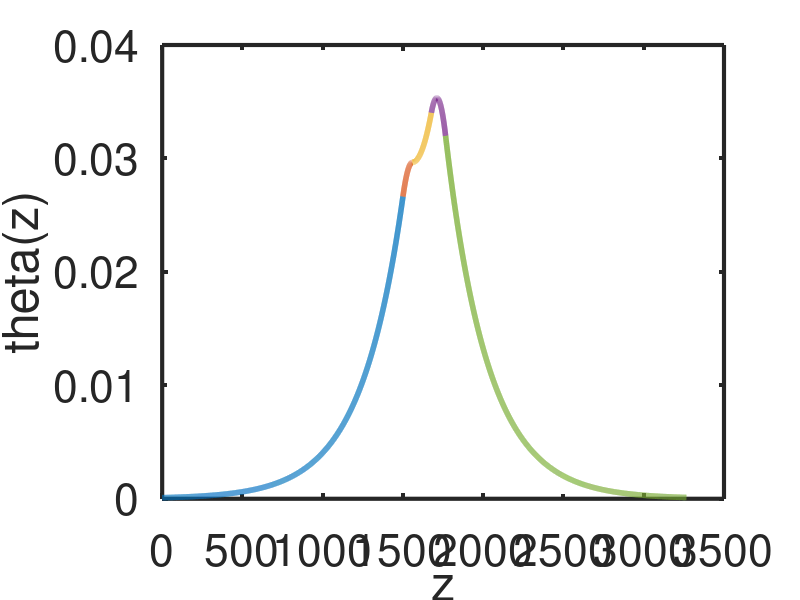

Recreate this plot in MATLAB. (Note: this script raises an error after producing the figure.)
%%
clc
close all
clear 

nm = 10^(-9);
a = 295*nm;
B0 = (2*pi/a)*nm;
%d = 118*nm;
lambda0 = 960*nm;
k0 = 2*pi/lambda0;
ff = 0.16; %filling factor
eps0 = 1; %air
eps_GaAs = 12.7449; 

eps1 = 11.0224; %p-clad AlGaAs
eps2 = 12.7449; %GaAs
eps3 = ff*eps0+(1-ff)*eps_GaAs; %PC
eps4 = 12.8603; %active
eps5 = 11.0224; %n-clad AlGaAs

d1 = 1500*nm; %p-clad AlGaAs
d2 = d1+59*nm; %GaAs
d3 = d2 + 118*nm; %PC
d4 = d3 + 88.5*nm; %active
d5 = d4 + 1500*nm; %n-clad AlGaAs

%%
% Solving theta
% options = optimoptions(@fsolve,'Algorithm','levenberg-marquardt','plotfcn','optimplotfval','FunctionTolerance',1e-15);
% t11 = @(B) (exp(d1*sqrt(((B(1)+1i*B(2))/nm)^2-k0^2*eps1))*((exp(sqrt(((B(1)+1i*B(2))/nm)^2-k0^2*eps2)*(d1 - d2))*((exp(sqrt(((B(1)+1i*B(2))/nm)^2-k0^2*eps3)*(d2 - d3))*exp(sqrt(((B(1)+1i*B(2))/nm)^2-k0^2*eps4)*(d3 - d4))*(sqrt(((B(1)+1i*B(2))/nm)^2-k0^2*eps3)/sqrt(((B(1)+1i*B(2))/nm)^2-k0^2*eps4) + 1)*(sqrt(((B(1)+1i*B(2))/nm)^2-k0^2*eps4)/sqrt(((B(1)+1i*B(2))/nm)^2-k0^2*eps5) - 1))/4 + (exp(sqrt(((B(1)+1i*B(2))/nm)^2-k0^2*eps3)*(d2 - d3))*exp(-sqrt(((B(1)+1i*B(2))/nm)^2-k0^2*eps4)*(d3 - d4))*(sqrt(((B(1)+1i*B(2))/nm)^2-k0^2*eps3)/sqrt(((B(1)+1i*B(2))/nm)^2-k0^2*eps4) - 1)*(sqrt(((B(1)+1i*B(2))/nm)^2-k0^2*eps4)/sqrt(((B(1)+1i*B(2))/nm)^2-k0^2*eps5) + 1))/4)*(sqrt(((B(1)+1i*B(2))/nm)^2-k0^2*eps2)/sqrt(((B(1)+1i*B(2))/nm)^2-k0^2*eps3) + 1))/2 + (exp(sqrt(((B(1)+1i*B(2))/nm)^2-k0^2*eps2)*(d1 - d2))*((exp(-sqrt(((B(1)+1i*B(2))/nm)^2-k0^2*eps3)*(d2 - d3))*exp(sqrt(((B(1)+1i*B(2))/nm)^2-k0^2*eps4)*(d3 - d4))*(sqrt(((B(1)+1i*B(2))/nm)^2-k0^2*eps3)/sqrt(((B(1)+1i*B(2))/nm)^2-k0^2*eps4) - 1)*(sqrt(((B(1)+1i*B(2))/nm)^2-k0^2*eps4)/sqrt(((B(1)+1i*B(2))/nm)^2-k0^2*eps5) - 1))/4 + (exp(-sqrt(((B(1)+1i*B(2))/nm)^2-k0^2*eps3)*(d2 - d3))*exp(-sqrt(((B(1)+1i*B(2))/nm)^2-k0^2*eps4)*(d3 - d4))*(sqrt(((B(1)+1i*B(2))/nm)^2-k0^2*eps3)/sqrt(((B(1)+1i*B(2))/nm)^2-k0^2*eps4) + 1)*(sqrt(((B(1)+1i*B(2))/nm)^2-k0^2*eps4)/sqrt(((B(1)+1i*B(2))/nm)^2-k0^2*eps5) + 1))/4)*(sqrt(((B(1)+1i*B(2))/nm)^2-k0^2*eps2)/sqrt(((B(1)+1i*B(2))/nm)^2-k0^2*eps3) - 1))/2)*(sqrt(((B(1)+1i*B(2))/nm)^2-k0^2*eps1)/sqrt(((B(1)+1i*B(2))/nm)^2-k0^2*eps2) - 1))/2 + (exp(d1*sqrt(((B(1)+1i*B(2))/nm)^2-k0^2*eps1))*((exp(-sqrt(((B(1)+1i*B(2))/nm)^2-k0^2*eps2)*(d1 - d2))*((exp(sqrt(((B(1)+1i*B(2))/nm)^2-k0^2*eps3)*(d2 - d3))*exp(sqrt(((B(1)+1i*B(2))/nm)^2-k0^2*eps4)*(d3 - d4))*(sqrt(((B(1)+1i*B(2))/nm)^2-k0^2*eps3)/sqrt(((B(1)+1i*B(2))/nm)^2-k0^2*eps4) + 1)*(sqrt(((B(1)+1i*B(2))/nm)^2-k0^2*eps4)/sqrt(((B(1)+1i*B(2))/nm)^2-k0^2*eps5) - 1))/4 + (exp(sqrt(((B(1)+1i*B(2))/nm)^2-k0^2*eps3)*(d2 - d3))*exp(-sqrt(((B(1)+1i*B(2))/nm)^2-k0^2*eps4)*(d3 - d4))*(sqrt(((B(1)+1i*B(2))/nm)^2-k0^2*eps3)/sqrt(((B(1)+1i*B(2))/nm)^2-k0^2*eps4) - 1)*(sqrt(((B(1)+1i*B(2))/nm)^2-k0^2*eps4)/sqrt(((B(1)+1i*B(2))/nm)^2-k0^2*eps5) + 1))/4)*(sqrt(((B(1)+1i*B(2))/nm)^2-k0^2*eps2)/sqrt(((B(1)+1i*B(2))/nm)^2-k0^2*eps3) - 1))/2 + (exp(-sqrt(((B(1)+1i*B(2))/nm)^2-k0^2*eps2)*(d1 - d2))*((exp(-sqrt(((B(1)+1i*B(2))/nm)^2-k0^2*eps3)*(d2 - d3))*exp(sqrt(((B(1)+1i*B(2))/nm)^2-k0^2*eps4)*(d3 - d4))*(sqrt(((B(1)+1i*B(2))/nm)^2-k0^2*eps3)/sqrt(((B(1)+1i*B(2))/nm)^2-k0^2*eps4) - 1)*(sqrt(((B(1)+1i*B(2))/nm)^2-k0^2*eps4)/sqrt(((B(1)+1i*B(2))/nm)^2-k0^2*eps5) - 1))/4 + (exp(-sqrt(((B(1)+1i*B(2))/nm)^2-k0^2*eps3)*(d2 - d3))*exp(-sqrt(((B(1)+1i*B(2))/nm)^2-k0^2*eps4)*(d3 - d4))*(sqrt(((B(1)+1i*B(2))/nm)^2-k0^2*eps3)/sqrt(((B(1)+1i*B(2))/nm)^2-k0^2*eps4) + 1)*(sqrt(((B(1)+1i*B(2))/nm)^2-k0^2*eps4)/sqrt(((B(1)+1i*B(2))/nm)^2-k0^2*eps5) + 1))/4)*(sqrt(((B(1)+1i*B(2))/nm)^2-k0^2*eps2)/sqrt(((B(1)+1i*B(2))/nm)^2-k0^2*eps3) + 1))/2)*(sqrt(((B(1)+1i*B(2))/nm)^2-k0^2*eps1)/sqrt(((B(1)+1i*B(2))/nm)^2-k0^2*eps2) + 1))/2;
% 
% B_solved = fsolve(t11,[1.2*B0,0],options);
% 
%B = (B_solved(1) + 1i*B_solved(2))/nm;
B = 0.0220535527629603/nm; %B for ff = 0.16
%B = 0.0222299999/nm; %B for ff = 0.10
%B = 0.02195768/nm; %B for ff = 0.2
B0 = (2*pi)/a;

gamma1 = sqrt(B^2-k0^2*eps1);
gamma2 = sqrt(B^2-k0^2*eps2);
gamma3 = sqrt(B^2-k0^2*eps3);
gamma4 = sqrt(B^2-k0^2*eps4);
gamma5 = sqrt(B^2-k0^2*eps5);

A1 = 1; 
B1 = 0;
A2 = (A1*exp(d1*gamma1)*(gamma1/gamma2 + 1))/2 - (B1*exp(-d1*gamma1)*(gamma1/gamma2 - 1))/2;
B2 = (B1*exp(-d1*gamma1)*(gamma1/gamma2 + 1))/2 - (A1*exp(d1*gamma1)*(gamma1/gamma2 - 1))/2;
A3 = (exp(gamma2*(d1 - d2))*((A1*exp(d1*gamma1)*(gamma1/gamma2 - 1))/2 - (B1*exp(-d1*gamma1)*(gamma1/gamma2 + 1))/2)*(gamma2/gamma3 - 1))/2 + (exp(-gamma2*(d1 - d2))*((A1*exp(d1*gamma1)*(gamma1/gamma2 + 1))/2 - (B1*exp(-d1*gamma1)*(gamma1/gamma2 - 1))/2)*(gamma2/gamma3 + 1))/2;
B3 = - (exp(gamma2*(d1 - d2))*((A1*exp(d1*gamma1)*(gamma1/gamma2 - 1))/2 - (B1*exp(-d1*gamma1)*(gamma1/gamma2 + 1))/2)*(gamma2/gamma3 + 1))/2 - (exp(-gamma2*(d1 - d2))*((A1*exp(d1*gamma1)*(gamma1/gamma2 + 1))/2 - (B1*exp(-d1*gamma1)*(gamma1/gamma2 - 1))/2)*(gamma2/gamma3 - 1))/2;
A4 = (exp(gamma3*(d2 - d3))*((exp(gamma2*(d1 - d2))*((A1*exp(d1*gamma1)*(gamma1/gamma2 - 1))/2 - (B1*exp(-d1*gamma1)*(gamma1/gamma2 + 1))/2)*(gamma2/gamma3 + 1))/2 + (exp(-gamma2*(d1 - d2))*((A1*exp(d1*gamma1)*(gamma1/gamma2 + 1))/2 - (B1*exp(-d1*gamma1)*(gamma1/gamma2 - 1))/2)*(gamma2/gamma3 - 1))/2)*(gamma3/gamma4 - 1))/2 + (exp(-gamma3*(d2 - d3))*((exp(gamma2*(d1 - d2))*((A1*exp(d1*gamma1)*(gamma1/gamma2 - 1))/2 - (B1*exp(-d1*gamma1)*(gamma1/gamma2 + 1))/2)*(gamma2/gamma3 - 1))/2 + (exp(-gamma2*(d1 - d2))*((A1*exp(d1*gamma1)*(gamma1/gamma2 + 1))/2 - (B1*exp(-d1*gamma1)*(gamma1/gamma2 - 1))/2)*(gamma2/gamma3 + 1))/2)*(gamma3/gamma4 + 1))/2;
B4 = - (exp(gamma3*(d2 - d3))*((exp(gamma2*(d1 - d2))*((A1*exp(d1*gamma1)*(gamma1/gamma2 - 1))/2 - (B1*exp(-d1*gamma1)*(gamma1/gamma2 + 1))/2)*(gamma2/gamma3 + 1))/2 + (exp(-gamma2*(d1 - d2))*((A1*exp(d1*gamma1)*(gamma1/gamma2 + 1))/2 - (B1*exp(-d1*gamma1)*(gamma1/gamma2 - 1))/2)*(gamma2/gamma3 - 1))/2)*(gamma3/gamma4 + 1))/2 - (exp(-gamma3*(d2 - d3))*((exp(gamma2*(d1 - d2))*((A1*exp(d1*gamma1)*(gamma1/gamma2 - 1))/2 - (B1*exp(-d1*gamma1)*(gamma1/gamma2 + 1))/2)*(gamma2/gamma3 - 1))/2 + (exp(-gamma2*(d1 - d2))*((A1*exp(d1*gamma1)*(gamma1/gamma2 + 1))/2 - (B1*exp(-d1*gamma1)*(gamma1/gamma2 - 1))/2)*(gamma2/gamma3 + 1))/2)*(gamma3/gamma4 - 1))/2;
%A5 = (exp(gamma4*(d3 - d4))*((exp(gamma3*(d2 - d3))*((exp(gamma2*(d1 - d2))*((A1*exp(d1*gamma1)*(gamma1/gamma2 - 1))/2 - (B1*exp(-d1*gamma1)*(gamma1/gamma2 + 1))/2)*(gamma2/gamma3 + 1))/2 + (exp(-gamma2*(d1 - d2))*((A1*exp(d1*gamma1)*(gamma1/gamma2 + 1))/2 - (B1*exp(-d1*gamma1)*(gamma1/gamma2 - 1))/2)*(gamma2/gamma3 - 1))/2)*(gamma3/gamma4 + 1))/2 + (exp(-gamma3*(d2 - d3))*((exp(gamma2*(d1 - d2))*((A1*exp(d1*gamma1)*(gamma1/gamma2 - 1))/2 - (B1*exp(-d1*gamma1)*(gamma1/gamma2 + 1))/2)*(gamma2/gamma3 - 1))/2 + (exp(-gamma2*(d1 - d2))*((A1*exp(d1*gamma1)*(gamma1/gamma2 + 1))/2 - (B1*exp(-d1*gamma1)*(gamma1/gamma2 - 1))/2)*(gamma2/gamma3 + 1))/2)*(gamma3/gamma4 - 1))/2)*(gamma4/gamma5 - 1))/2 + (exp(-gamma4*(d3 - d4))*((exp(gamma3*(d2 - d3))*((exp(gamma2*(d1 - d2))*((A1*exp(d1*gamma1)*(gamma1/gamma2 - 1))/2 - (B1*exp(-d1*gamma1)*(gamma1/gamma2 + 1))/2)*(gamma2/gamma3 + 1))/2 + (exp(-gamma2*(d1 - d2))*((A1*exp(d1*gamma1)*(gamma1/gamma2 + 1))/2 - (B1*exp(-d1*gamma1)*(gamma1/gamma2 - 1))/2)*(gamma2/gamma3 - 1))/2)*(gamma3/gamma4 - 1))/2 + (exp(-gamma3*(d2 - d3))*((exp(gamma2*(d1 - d2))*((A1*exp(d1*gamma1)*(gamma1/gamma2 - 1))/2 - (B1*exp(-d1*gamma1)*(gamma1/gamma2 + 1))/2)*(gamma2/gamma3 - 1))/2 + (exp(-gamma2*(d1 - d2))*((A1*exp(d1*gamma1)*(gamma1/gamma2 + 1))/2 - (B1*exp(-d1*gamma1)*(gamma1/gamma2 - 1))/2)*(gamma2/gamma3 + 1))/2)*(gamma3/gamma4 + 1))/2)*(gamma4/gamma5 + 1))/2;
B5 = - (exp(gamma4*(d3 - d4))*((exp(gamma3*(d2 - d3))*((exp(gamma2*(d1 - d2))*((A1*exp(d1*gamma1)*(gamma1/gamma2 - 1))/2 - (B1*exp(-d1*gamma1)*(gamma1/gamma2 + 1))/2)*(gamma2/gamma3 + 1))/2 + (exp(-gamma2*(d1 - d2))*((A1*exp(d1*gamma1)*(gamma1/gamma2 + 1))/2 - (B1*exp(-d1*gamma1)*(gamma1/gamma2 - 1))/2)*(gamma2/gamma3 - 1))/2)*(gamma3/gamma4 + 1))/2 + (exp(-gamma3*(d2 - d3))*((exp(gamma2*(d1 - d2))*((A1*exp(d1*gamma1)*(gamma1/gamma2 - 1))/2 - (B1*exp(-d1*gamma1)*(gamma1/gamma2 + 1))/2)*(gamma2/gamma3 - 1))/2 + (exp(-gamma2*(d1 - d2))*((A1*exp(d1*gamma1)*(gamma1/gamma2 + 1))/2 - (B1*exp(-d1*gamma1)*(gamma1/gamma2 - 1))/2)*(gamma2/gamma3 + 1))/2)*(gamma3/gamma4 - 1))/2)*(gamma4/gamma5 + 1))/2 - (exp(-gamma4*(d3 - d4))*((exp(gamma3*(d2 - d3))*((exp(gamma2*(d1 - d2))*((A1*exp(d1*gamma1)*(gamma1/gamma2 - 1))/2 - (B1*exp(-d1*gamma1)*(gamma1/gamma2 + 1))/2)*(gamma2/gamma3 + 1))/2 + (exp(-gamma2*(d1 - d2))*((A1*exp(d1*gamma1)*(gamma1/gamma2 + 1))/2 - (B1*exp(-d1*gamma1)*(gamma1/gamma2 - 1))/2)*(gamma2/gamma3 - 1))/2)*(gamma3/gamma4 - 1))/2 + (exp(-gamma3*(d2 - d3))*((exp(gamma2*(d1 - d2))*((A1*exp(d1*gamma1)*(gamma1/gamma2 - 1))/2 - (B1*exp(-d1*gamma1)*(gamma1/gamma2 + 1))/2)*(gamma2/gamma3 - 1))/2 + (exp(-gamma2*(d1 - d2))*((A1*exp(d1*gamma1)*(gamma1/gamma2 + 1))/2 - (B1*exp(-d1*gamma1)*(gamma1/gamma2 - 1))/2)*(gamma2/gamma3 + 1))/2)*(gamma3/gamma4 + 1))/2)*(gamma4/gamma5 - 1))/2;
A5 = 0;

z1 = 0:0.5*nm:d1;
z2 = d1:0.5*nm:d2;
z3 = d2:0.5*nm:d3;
z4 = d3:0.5*nm:d4;
z5 = d4:0.5*nm:d5;

for j=1:length(z1)
    theta1(j) = A1*exp(gamma1*(z1(j)))+B1*exp(-gamma1*(z1(j)));
    theta(j) = theta1(j);
end
j=j+1;
for k = 1:length(z2)
    theta2(k) = A2*exp(gamma2*(z2(k)-d1))+B2*exp(-gamma2*(z2(k)-d1));
    theta(j) = theta2(k);
    j=j+1;
end
% 
for p = 1:length(z3)
    theta3(p) = A3*exp(gamma3*(z3(p)-d2))+B3*exp(-gamma3*(z3(p)-d2));
    theta(j) = theta3(p);
    j=j+1;
end
for p = 1:length(z4)
    theta4(p) = A4*exp(gamma4*(z4(p)-d3))+B4*exp(-gamma4*(z4(p)-d3));
    theta(j) = theta4(p);
    j=j+1;
end
for p = 1:length(z5)
    theta5(p) = A5*exp(gamma5*(z5(p)-d4))+B5*exp(-gamma5*(z5(p)-d4));
    theta(j) = theta5(p);
    j=j+1;
end

sum_sq_theta = sum(abs(theta).^2);
theta_norm = theta./sqrt(sum_sq_theta);
theta1_norm = theta1./sqrt(sum_sq_theta);
theta2_norm = theta2./sqrt(sum_sq_theta);
theta3_norm = theta3./sqrt(sum_sq_theta);
theta4_norm = theta4./sqrt(sum_sq_theta);
theta5_norm = theta5./sqrt(sum_sq_theta);


figure(2)
plot(z1/nm,abs(theta1_norm),'LineWidth',4)
hold on
plot(z2/nm,abs(theta2_norm),'LineWidth',4)
hold on
plot(z3/nm,abs(theta3_norm),'LineWidth',4)
hold on
plot(z4/nm,abs(theta4_norm),'LineWidth',4)
hold on
plot(z5/nm,abs(theta5_norm),'LineWidth',4)
xlabel('z')
ylabel('theta(z)')
set(gca,'linewidth',3)
set(gca,'fontsize',32)

%%

r = sqrt((ff*a^2)/pi); %radius of the air hole
x = -a/2:0.5*nm:a/2; 
y = x;
[X, Y] = meshgrid(x,y);
G = ones(length(x));

G(X.^2 + Y.^2 > r^2) = sqrt(eps_GaAs); %refractive index distribution

%figure(3)
%imagesc(x,y,G)

fG = fft2(G.^2)/length(x)^2; %taking fourier transfrom

%figure(4)
%imagesc(abs(fftshift(fG)))
fG(1,1)   %zeta_00
% fG(1,3)   %zeta_02
% fG(3,1)   %zeta_20
% fG(1,2)   %zeta_01
% fG(2,1)   %zeta_10
% fG(2,3)   %zeta_12
% fG(3,2)   %zeta_21

%%
% 1D coupling coefficients
zeta_20 = fG(3,1);
zeta_02 = fG(1,3);
theta3_n_sum = 0.5*nm*sum(abs(theta3_norm).^2); %theta in the PC layer

k_20 = - (k0^2/(2*B0))*zeta_20*theta3_n_sum;
k_02 = - (k0^2/(2*B0))*zeta_02*theta3_n_sum;
C1D = [0 k_20 0 0; k_20 0 0 0; 0 0 0 k_02; 0 0 k_02 0]; 

%%
% radiative coupling coefficients
zeta_10 = fG(2,1);
zeta_01 = fG(1,2);

Bz = k0*sqrt(eps3); %eps of PC region
k=1;
for i=1:length(z3)
    for j = 1:length(z3)
        if i == j
            G_zz(k) = -1i/(2*Bz);
        else G_zz(k) = (-1i/(2*Bz))*exp(-1i*Bz*abs(z3(i)-z3(j)));
        end

        xi(k) = G_zz(k)*theta3_norm(j)*theta3_norm(i)';
        k=k+1;
    end
end

xi_10 = sum(xi)*0.5*nm*zeta_10*zeta_10*(-k0^4/(2*B0));
xi_01 = sum(xi)*0.5*nm*zeta_01*zeta_01*(-k0^4/(2*B0));

Crad = [xi_10 xi_10 0 0; xi_10 xi_10 0 0; 0 0 xi_01 xi_01; 0 0 xi_01 xi_01];

%%
% 2D coupling coefficients
X_y_p10_p10 = -(k0^2/(2*B0))*(zeta_C_jmnrs(1, 0, 1, 0, 1, 1, B0, k0, eps3, z3, theta3_norm, fG) + zeta_C_jmnrs(1, 0, 1, 0, 1, -1, B0, k0, eps3, z3, theta3_norm, fG) + zeta_C_jmnrs(1, 0, 1, 0, -1, 1, B0, k0, eps3, z3, theta3_norm, fG) + zeta_C_jmnrs(1, 0, 1, 0, -1, -1, B0, k0, eps3, z3, theta3_norm, fG) + zeta_C_jmnrs(1, 0, 1, 0, 2, 1, B0, k0, eps3, z3, theta3_norm, fG) + zeta_C_jmnrs(1, 0, 1, 0, 1, 2, B0, k0, eps3, z3, theta3_norm, fG) + zeta_C_jmnrs(1, 0, 1, 0, 2, -1, B0, k0, eps3, z3, theta3_norm, fG) + zeta_C_jmnrs(1, 0, 1, 0, 1, -2, B0, k0, eps3, z3, theta3_norm, fG) + zeta_C_jmnrs(1, 0, 1, 0, -1, 2, B0, k0, eps3, z3, theta3_norm, fG) + zeta_C_jmnrs(1, 0, 1, 0, -2, 1, B0, k0, eps3, z3, theta3_norm, fG) + zeta_C_jmnrs(1, 0, 1, 0, -1, -2, B0, k0, eps3, z3, theta3_norm, fG) + zeta_C_jmnrs(1, 0, 1, 0, -2, -1, B0, k0, eps3, z3, theta3_norm, fG));
X_y_p10_n10 = -(k0^2/(2*B0))*(zeta_C_jmnrs(1, 0, -1, 0, 1, 1, B0, k0, eps3, z3, theta3_norm, fG) + zeta_C_jmnrs(1, 0, -1, 0, 1, -1, B0, k0, eps3, z3, theta3_norm, fG) + zeta_C_jmnrs(1, 0, -1, 0, -1, 1, B0, k0, eps3, z3, theta3_norm, fG) + zeta_C_jmnrs(1, 0, -1, 0, -1, -1, B0, k0, eps3, z3, theta3_norm, fG) + zeta_C_jmnrs(1, 0, -1, 0, 2, 1, B0, k0, eps3, z3, theta3_norm, fG) + zeta_C_jmnrs(1, 0, -1, 0, 1, 2, B0, k0, eps3, z3, theta3_norm, fG) + zeta_C_jmnrs(1, 0, -1, 0, 2, -1, B0, k0, eps3, z3, theta3_norm, fG) + zeta_C_jmnrs(1, 0, -1, 0, 1, -2, B0, k0, eps3, z3, theta3_norm, fG) + zeta_C_jmnrs(1, 0, -1, 0, -1, 2, B0, k0, eps3, z3, theta3_norm, fG) + zeta_C_jmnrs(1, 0, -1, 0, -2, 1, B0, k0, eps3, z3, theta3_norm, fG) + zeta_C_jmnrs(1, 0, -1, 0, -1, -2, B0, k0, eps3, z3, theta3_norm, fG) + zeta_C_jmnrs(1, 0, -1, 0, -2, -1, B0, k0, eps3, z3, theta3_norm, fG));
X_y_p10_0p1 = -(k0^2/(2*B0))*(zeta_C_jmnrs(1, 0, 0, 1, 1, 1, B0, k0, eps3, z3, theta3_norm, fG) + zeta_C_jmnrs(1, 0, 0, 1, 1, -1, B0, k0, eps3, z3, theta3_norm, fG) + zeta_C_jmnrs(1, 0, 0, 1, -1, 1, B0, k0, eps3, z3, theta3_norm, fG) + zeta_C_jmnrs(1, 0, 0, 1, -1, -1, B0, k0, eps3, z3, theta3_norm, fG) + zeta_C_jmnrs(1, 0, 0, 1, 2, 1, B0, k0, eps3, z3, theta3_norm, fG) + zeta_C_jmnrs(1, 0, 0, 1, 1, 2, B0, k0, eps3, z3, theta3_norm, fG) + zeta_C_jmnrs(1, 0, 0, 1, 2, -1, B0, k0, eps3, z3, theta3_norm, fG) + zeta_C_jmnrs(1, 0, 0, 1, 1, -2, B0, k0, eps3, z3, theta3_norm, fG) + zeta_C_jmnrs(1, 0, 0, 1, -1, 2, B0, k0, eps3, z3, theta3_norm, fG) + zeta_C_jmnrs(1, 0, 0, 1, -2, 1, B0, k0, eps3, z3, theta3_norm, fG) + zeta_C_jmnrs(1, 0, 0, 1, -1, -2, B0, k0, eps3, z3, theta3_norm, fG) + zeta_C_jmnrs(1, 0, 0, 1, -2, -1, B0, k0, eps3, z3, theta3_norm, fG));
X_y_p10_0n1 = -(k0^2/(2*B0))*(zeta_C_jmnrs(1, 0, 0, -1, 1, 1, B0, k0, eps3, z3, theta3_norm, fG) + zeta_C_jmnrs(1, 0, 0, -1, 1, -1, B0, k0, eps3, z3, theta3_norm, fG) + zeta_C_jmnrs(1, 0, 0, -1, -1, 1, B0, k0, eps3, z3, theta3_norm, fG) + zeta_C_jmnrs(1, 0, 0, -1, -1, -1, B0, k0, eps3, z3, theta3_norm, fG) + zeta_C_jmnrs(1, 0, 0, -1, 2, 1, B0, k0, eps3, z3, theta3_norm, fG) + zeta_C_jmnrs(1, 0, 0, -1, 1, 2, B0, k0, eps3, z3, theta3_norm, fG) + zeta_C_jmnrs(1, 0, 0, -1, 2, -1, B0, k0, eps3, z3, theta3_norm, fG) + zeta_C_jmnrs(1, 0, 0, -1, 1, -2, B0, k0, eps3, z3, theta3_norm, fG) + zeta_C_jmnrs(1, 0, 0, -1, -1, 2, B0, k0, eps3, z3, theta3_norm, fG) + zeta_C_jmnrs(1, 0, 0, -1, -2, 1, B0, k0, eps3, z3, theta3_norm, fG) + zeta_C_jmnrs(1, 0, 0, -1, -1, -2, B0, k0, eps3, z3, theta3_norm, fG) + zeta_C_jmnrs(1, 0, 0, -1, -2, -1, B0, k0, eps3, z3, theta3_norm, fG));

X_y_n10_p10 = -(k0^2/(2*B0))*(zeta_C_jmnrs(-1, 0, 1, 0, 1, 1, B0, k0, eps3, z3, theta3_norm, fG) + zeta_C_jmnrs(-1, 0, 1, 0, 1, -1, B0, k0, eps3, z3, theta3_norm, fG) + zeta_C_jmnrs(-1, 0, 1, 0, -1, 1, B0, k0, eps3, z3, theta3_norm, fG) + zeta_C_jmnrs(-1, 0, 1, 0, -1, -1, B0, k0, eps3, z3, theta3_norm, fG) + zeta_C_jmnrs(-1, 0, 1, 0, 2, 1, B0, k0, eps3, z3, theta3_norm, fG) + zeta_C_jmnrs(-1, 0, 1, 0, 1, 2, B0, k0, eps3, z3, theta3_norm, fG) + zeta_C_jmnrs(-1, 0, 1, 0, 2, -1, B0, k0, eps3, z3, theta3_norm, fG) + zeta_C_jmnrs(-1, 0, 1, 0, 1, -2, B0, k0, eps3, z3, theta3_norm, fG) + zeta_C_jmnrs(-1, 0, 1, 0, -1, 2, B0, k0, eps3, z3, theta3_norm, fG) + zeta_C_jmnrs(-1, 0, 1, 0, -2, 1, B0, k0, eps3, z3, theta3_norm, fG) + zeta_C_jmnrs(-1, 0, 1, 0, -1, -2, B0, k0, eps3, z3, theta3_norm, fG) + zeta_C_jmnrs(-1, 0, 1, 0, -2, -1, B0, k0, eps3, z3, theta3_norm, fG));
X_y_n10_n10 = -(k0^2/(2*B0))*(zeta_C_jmnrs(-1, 0, -1, 0, 1, 1, B0, k0, eps3, z3, theta3_norm, fG) + zeta_C_jmnrs(-1, 0, -1, 0, 1, -1, B0, k0, eps3, z3, theta3_norm, fG) + zeta_C_jmnrs(-1, 0, -1, 0, -1, 1, B0, k0, eps3, z3, theta3_norm, fG) + zeta_C_jmnrs(-1, 0, -1, 0, -1, -1, B0, k0, eps3, z3, theta3_norm, fG) + zeta_C_jmnrs(-1, 0, -1, 0, 2, 1, B0, k0, eps3, z3, theta3_norm, fG) + zeta_C_jmnrs(-1, 0, -1, 0, 1, 2, B0, k0, eps3, z3, theta3_norm, fG) + zeta_C_jmnrs(-1, 0, -1, 0, 2, -1, B0, k0, eps3, z3, theta3_norm, fG) + zeta_C_jmnrs(-1, 0, -1, 0, 1, -2, B0, k0, eps3, z3, theta3_norm, fG) + zeta_C_jmnrs(-1, 0, -1, 0, -1, 2, B0, k0, eps3, z3, theta3_norm, fG) + zeta_C_jmnrs(-1, 0, -1, 0, -2, 1, B0, k0, eps3, z3, theta3_norm, fG) + zeta_C_jmnrs(-1, 0, -1, 0, -1, -2, B0, k0, eps3, z3, theta3_norm, fG) + zeta_C_jmnrs(-1, 0, -1, 0, -2, -1, B0, k0, eps3, z3, theta3_norm, fG));
X_y_n10_0p1 = -(k0^2/(2*B0))*(zeta_C_jmnrs(-1, 0, 0, 1, 1, 1, B0, k0, eps3, z3, theta3_norm, fG) + zeta_C_jmnrs(-1, 0, 0, 1, 1, -1, B0, k0, eps3, z3, theta3_norm, fG) + zeta_C_jmnrs(-1, 0, 0, 1, -1, 1, B0, k0, eps3, z3, theta3_norm, fG) + zeta_C_jmnrs(-1, 0, 0, 1, -1, -1, B0, k0, eps3, z3, theta3_norm, fG) + zeta_C_jmnrs(-1, 0, 0, 1, 2, 1, B0, k0, eps3, z3, theta3_norm, fG) + zeta_C_jmnrs(-1, 0, 0, 1, 1, 2, B0, k0, eps3, z3, theta3_norm, fG) + zeta_C_jmnrs(-1, 0, 0, 1, 2, -1, B0, k0, eps3, z3, theta3_norm, fG) + zeta_C_jmnrs(-1, 0, 0, 1, 1, -2, B0, k0, eps3, z3, theta3_norm, fG) + zeta_C_jmnrs(-1, 0, 0, 1, -1, 2, B0, k0, eps3, z3, theta3_norm, fG) + zeta_C_jmnrs(-1, 0, 0, 1, -2, 1, B0, k0, eps3, z3, theta3_norm, fG) + zeta_C_jmnrs(-1, 0, 0, 1, -1, -2, B0, k0, eps3, z3, theta3_norm, fG) + zeta_C_jmnrs(-1, 0, 0, 1, -2, -1, B0, k0, eps3, z3, theta3_norm, fG));
X_y_n10_0n1 = -(k0^2/(2*B0))*(zeta_C_jmnrs(-1, 0, 0, -1, 1, 1, B0, k0, eps3, z3, theta3_norm, fG) + zeta_C_jmnrs(-1, 0, 0, -1, 1, -1, B0, k0, eps3, z3, theta3_norm, fG) + zeta_C_jmnrs(-1, 0, 0, -1, -1, 1, B0, k0, eps3, z3, theta3_norm, fG) + zeta_C_jmnrs(-1, 0, 0, -1, -1, -1, B0, k0, eps3, z3, theta3_norm, fG) + zeta_C_jmnrs(-1, 0, 0, -1, 2, 1, B0, k0, eps3, z3, theta3_norm, fG) + zeta_C_jmnrs(-1, 0, 0, -1, 1, 2, B0, k0, eps3, z3, theta3_norm, fG) + zeta_C_jmnrs(-1, 0, 0, -1, 2, -1, B0, k0, eps3, z3, theta3_norm, fG) + zeta_C_jmnrs(-1, 0, 0, -1, 1, -2, B0, k0, eps3, z3, theta3_norm, fG) + zeta_C_jmnrs(-1, 0, 0, -1, -1, 2, B0, k0, eps3, z3, theta3_norm, fG) + zeta_C_jmnrs(-1, 0, 0, -1, -2, 1, B0, k0, eps3, z3, theta3_norm, fG) + zeta_C_jmnrs(-1, 0, 0, -1, -1, -2, B0, k0, eps3, z3, theta3_norm, fG) + zeta_C_jmnrs(-1, 0, 0, -1, -2, -1, B0, k0, eps3, z3, theta3_norm, fG));

X_x_0p1_p10 = -(k0^2/(2*B0))*(zeta_C_jmnrs(0, 1, 1, 0, 1, 1, B0, k0, eps3, z3, theta3_norm, fG) + zeta_C_jmnrs(0, 1, 1, 0, 1, -1, B0, k0, eps3, z3, theta3_norm, fG) + zeta_C_jmnrs(0, 1, 1, 0, -1, 1, B0, k0, eps3, z3, theta3_norm, fG) + zeta_C_jmnrs(0, 1, 1, 0, -1, -1, B0, k0, eps3, z3, theta3_norm, fG) + zeta_C_jmnrs(0, 1, 1, 0, 2, 1, B0, k0, eps3, z3, theta3_norm, fG) + zeta_C_jmnrs(0, 1, 1, 0, 1, 2, B0, k0, eps3, z3, theta3_norm, fG) + zeta_C_jmnrs(0, 1, 1, 0, 2, -1, B0, k0, eps3, z3, theta3_norm, fG) + zeta_C_jmnrs(0, 1, 1, 0, 1, -2, B0, k0, eps3, z3, theta3_norm, fG) + zeta_C_jmnrs(0, 1, 1, 0, -1, 2, B0, k0, eps3, z3, theta3_norm, fG) + zeta_C_jmnrs(0, 1, 1, 0, -2, 1, B0, k0, eps3, z3, theta3_norm, fG) + zeta_C_jmnrs(0, 1, 1, 0, -1, -2, B0, k0, eps3, z3, theta3_norm, fG) + zeta_C_jmnrs(0, 1, 1, 0, -2, -1, B0, k0, eps3, z3, theta3_norm, fG));
X_x_0p1_n10 = -(k0^2/(2*B0))*(zeta_C_jmnrs(0, 1, -1, 0, 1, 1, B0, k0, eps3, z3, theta3_norm, fG) + zeta_C_jmnrs(0, 1, -1, 0, 1, -1, B0, k0, eps3, z3, theta3_norm, fG) + zeta_C_jmnrs(0, 1, -1, 0, -1, 1, B0, k0, eps3, z3, theta3_norm, fG) + zeta_C_jmnrs(0, 1, -1, 0, -1, -1, B0, k0, eps3, z3, theta3_norm, fG) + zeta_C_jmnrs(0, 1, -1, 0, 2, 1, B0, k0, eps3, z3, theta3_norm, fG) + zeta_C_jmnrs(0, 1, -1, 0, 1, 2, B0, k0, eps3, z3, theta3_norm, fG) + zeta_C_jmnrs(0, 1, -1, 0, 2, -1, B0, k0, eps3, z3, theta3_norm, fG) + zeta_C_jmnrs(0, 1, -1, 0, 1, -2, B0, k0, eps3, z3, theta3_norm, fG) + zeta_C_jmnrs(0, 1, -1, 0, -1, 2, B0, k0, eps3, z3, theta3_norm, fG) + zeta_C_jmnrs(0, 1, -1, 0, -2, 1, B0, k0, eps3, z3, theta3_norm, fG) + zeta_C_jmnrs(0, 1, -1, 0, -1, -2, B0, k0, eps3, z3, theta3_norm, fG) + zeta_C_jmnrs(0, 1, -1, 0, -2, -1, B0, k0, eps3, z3, theta3_norm, fG));
X_x_0p1_0p1 = -(k0^2/(2*B0))*(zeta_C_jmnrs(0, 1, 0, 1, 1, 1, B0, k0, eps3, z3, theta3_norm, fG) + zeta_C_jmnrs(0, 1, 0, 1, 1, -1, B0, k0, eps3, z3, theta3_norm, fG) + zeta_C_jmnrs(0, 1, 0, 1, -1, 1, B0, k0, eps3, z3, theta3_norm, fG) + zeta_C_jmnrs(0, 1, 0, 1, -1, -1, B0, k0, eps3, z3, theta3_norm, fG) + zeta_C_jmnrs(0, 1, 0, 1, 2, 1, B0, k0, eps3, z3, theta3_norm, fG) + zeta_C_jmnrs(0, 1, 0, 1, 1, 2, B0, k0, eps3, z3, theta3_norm, fG) + zeta_C_jmnrs(0, 1, 0, 1, 2, -1, B0, k0, eps3, z3, theta3_norm, fG) + zeta_C_jmnrs(0, 1, 0, 1, 1, -2, B0, k0, eps3, z3, theta3_norm, fG) + zeta_C_jmnrs(0, 1, 0, 1, -1, 2, B0, k0, eps3, z3, theta3_norm, fG) + zeta_C_jmnrs(0, 1, 0, 1, -2, 1, B0, k0, eps3, z3, theta3_norm, fG) + zeta_C_jmnrs(0, 1, 0, 1, -1, -2, B0, k0, eps3, z3, theta3_norm, fG) + zeta_C_jmnrs(0, 1, 0, 1, -2, -1, B0, k0, eps3, z3, theta3_norm, fG));
X_x_0p1_0n1 = -(k0^2/(2*B0))*(zeta_C_jmnrs(0, 1, 0, -1, 1, 1, B0, k0, eps3, z3, theta3_norm, fG) + zeta_C_jmnrs(0, 1, 0, -1, 1, -1, B0, k0, eps3, z3, theta3_norm, fG) + zeta_C_jmnrs(0, 1, 0, -1, -1, 1, B0, k0, eps3, z3, theta3_norm, fG) + zeta_C_jmnrs(0, 1, 0, -1, -1, -1, B0, k0, eps3, z3, theta3_norm, fG) + zeta_C_jmnrs(0, 1, 0, -1, 2, 1, B0, k0, eps3, z3, theta3_norm, fG) + zeta_C_jmnrs(0, 1, 0, -1, 1, 2, B0, k0, eps3, z3, theta3_norm, fG) + zeta_C_jmnrs(0, 1, 0, -1, 2, -1, B0, k0, eps3, z3, theta3_norm, fG) + zeta_C_jmnrs(0, 1, 0, -1, 1, -2, B0, k0, eps3, z3, theta3_norm, fG) + zeta_C_jmnrs(0, 1, 0, -1, -1, 2, B0, k0, eps3, z3, theta3_norm, fG) + zeta_C_jmnrs(0, 1, 0, -1, -2, 1, B0, k0, eps3, z3, theta3_norm, fG) + zeta_C_jmnrs(0, 1, 0, -1, -1, -2, B0, k0, eps3, z3, theta3_norm, fG) + zeta_C_jmnrs(0, 1, 0, -1, -2, -1, B0, k0, eps3, z3, theta3_norm, fG));

X_x_0n1_p10 = -(k0^2/(2*B0))*(zeta_C_jmnrs(0, -1, 1, 0, 1, 1, B0, k0, eps3, z3, theta3_norm, fG) + zeta_C_jmnrs(0, -1, 1, 0, 1, -1, B0, k0, eps3, z3, theta3_norm, fG) + zeta_C_jmnrs(0, -1, 1, 0, -1, 1, B0, k0, eps3, z3, theta3_norm, fG) + zeta_C_jmnrs(0, -1, 1, 0, -1, -1, B0, k0, eps3, z3, theta3_norm, fG) + zeta_C_jmnrs(0, -1, 1, 0, 2, 1, B0, k0, eps3, z3, theta3_norm, fG) + zeta_C_jmnrs(0, -1, 1, 0, 1, 2, B0, k0, eps3, z3, theta3_norm, fG) + zeta_C_jmnrs(0, -1, 1, 0, 2, -1, B0, k0, eps3, z3, theta3_norm, fG) + zeta_C_jmnrs(0, -1, 1, 0, 1, -2, B0, k0, eps3, z3, theta3_norm, fG) + zeta_C_jmnrs(0, -1, 1, 0, -1, 2, B0, k0, eps3, z3, theta3_norm, fG) + zeta_C_jmnrs(0, -1, 1, 0, -2, 1, B0, k0, eps3, z3, theta3_norm, fG) + zeta_C_jmnrs(0, -1, 1, 0, -1, -2, B0, k0, eps3, z3, theta3_norm, fG) + zeta_C_jmnrs(0, -1, 1, 0, -2, -1, B0, k0, eps3, z3, theta3_norm, fG));
X_x_0n1_n10 = -(k0^2/(2*B0))*(zeta_C_jmnrs(0, -1, -1, 0, 1, 1, B0, k0, eps3, z3, theta3_norm, fG) + zeta_C_jmnrs(0, -1, -1, 0, 1, -1, B0, k0, eps3, z3, theta3_norm, fG) + zeta_C_jmnrs(0, -1, -1, 0, -1, 1, B0, k0, eps3, z3, theta3_norm, fG) + zeta_C_jmnrs(0, -1, -1, 0, -1, -1, B0, k0, eps3, z3, theta3_norm, fG) + zeta_C_jmnrs(0, -1, -1, 0, 2, 1, B0, k0, eps3, z3, theta3_norm, fG) + zeta_C_jmnrs(0, -1, -1, 0, 1, 2, B0, k0, eps3, z3, theta3_norm, fG) + zeta_C_jmnrs(0, -1, -1, 0, 2, -1, B0, k0, eps3, z3, theta3_norm, fG) + zeta_C_jmnrs(0, -1, -1, 0, 1, -2, B0, k0, eps3, z3, theta3_norm, fG) + zeta_C_jmnrs(0, -1, -1, 0, -1, 2, B0, k0, eps3, z3, theta3_norm, fG) + zeta_C_jmnrs(0, -1, -1, 0, -2, 1, B0, k0, eps3, z3, theta3_norm, fG) + zeta_C_jmnrs(0, -1, -1, 0, -1, -2, B0, k0, eps3, z3, theta3_norm, fG) + zeta_C_jmnrs(0, -1, -1, 0, -2, -1, B0, k0, eps3, z3, theta3_norm, fG));
X_x_0n1_0p1 = -(k0^2/(2*B0))*(zeta_C_jmnrs(0, -1, 0, 1, 1, 1, B0, k0, eps3, z3, theta3_norm, fG) + zeta_C_jmnrs(0, -1, 0, 1, 1, -1, B0, k0, eps3, z3, theta3_norm, fG) + zeta_C_jmnrs(0, -1, 0, 1, -1, 1, B0, k0, eps3, z3, theta3_norm, fG) + zeta_C_jmnrs(0, -1, 0, 1, -1, -1, B0, k0, eps3, z3, theta3_norm, fG) + zeta_C_jmnrs(0, -1, 0, 1, 2, 1, B0, k0, eps3, z3, theta3_norm, fG) + zeta_C_jmnrs(0, -1, 0, 1, 1, 2, B0, k0, eps3, z3, theta3_norm, fG) + zeta_C_jmnrs(0, -1, 0, 1, 2, -1, B0, k0, eps3, z3, theta3_norm, fG) + zeta_C_jmnrs(0, -1, 0, 1, 1, -2, B0, k0, eps3, z3, theta3_norm, fG) + zeta_C_jmnrs(0, -1, 0, 1, -1, 2, B0, k0, eps3, z3, theta3_norm, fG) + zeta_C_jmnrs(0, -1, 0, 1, -2, 1, B0, k0, eps3, z3, theta3_norm, fG) + zeta_C_jmnrs(0, -1, 0, 1, -1, -2, B0, k0, eps3, z3, theta3_norm, fG) + zeta_C_jmnrs(0, -1, 0, 1, -2, -1, B0, k0, eps3, z3, theta3_norm, fG));
X_x_0n1_0n1 = -(k0^2/(2*B0))*(zeta_C_jmnrs(0, -1, 0, -1, 1, 1, B0, k0, eps3, z3, theta3_norm, fG) + zeta_C_jmnrs(0, -1, 0, -1, 1, -1, B0, k0, eps3, z3, theta3_norm, fG) + zeta_C_jmnrs(0, -1, 0, -1, -1, 1, B0, k0, eps3, z3, theta3_norm, fG) + zeta_C_jmnrs(0, -1, 0, -1, -1, -1, B0, k0, eps3, z3, theta3_norm, fG) + zeta_C_jmnrs(0, -1, 0, -1, 2, 1, B0, k0, eps3, z3, theta3_norm, fG) + zeta_C_jmnrs(0, -1, 0, -1, 1, 2, B0, k0, eps3, z3, theta3_norm, fG) + zeta_C_jmnrs(0, -1, 0, -1, 2, -1, B0, k0, eps3, z3, theta3_norm, fG) + zeta_C_jmnrs(0, -1, 0, -1, 1, -2, B0, k0, eps3, z3, theta3_norm, fG) + zeta_C_jmnrs(0, -1, 0, -1, -1, 2, B0, k0, eps3, z3, theta3_norm, fG) + zeta_C_jmnrs(0, -1, 0, -1, -2, 1, B0, k0, eps3, z3, theta3_norm, fG) + zeta_C_jmnrs(0, -1, 0, -1, -1, -2, B0, k0, eps3, z3, theta3_norm, fG) + zeta_C_jmnrs(0, -1, 0, -1, -2, -1, B0, k0, eps3, z3, theta3_norm, fG));

C2D = [X_y_p10_p10 X_y_p10_n10 X_y_p10_0p1 X_y_p10_0n1;
       X_y_n10_p10 X_y_n10_n10 X_y_n10_0p1 X_y_n10_0n1;
       X_x_0p1_p10 X_x_0p1_n10 X_x_0p1_0p1 X_x_0p1_0n1;
       X_x_0n1_p10 X_x_0n1_n10 X_x_0n1_0p1 X_x_0n1_0n1];

% Define the matrices C, delta, and alpha
C = C1D + Crad + C2D;

%%
L = 70*10^(-6);


row = 16;
column = 16;
N = (row-1)*(column-1); %number of discrete points
del_x = L/row;
%A = eye(4*N); %derivative matrix
Rx = eye(N);
%Sx = eye(N);
Ry = eye(N);
%Sy = eye(N);

%Rx
j=1;
for i =column:N
    Rx(i,j) = -2;
    if i > 2*(column-1) 
        Rx(i,j-(column-1)) = 2;
    end
    if i > 3*(column-1)
        Rx(i,j-2*(column-1)) = -2;
    end
    if i > 4*(column-1)
        Rx(i,j-3*(column-1)) = 2;
    end
    if i > 5*(column-1)
        Rx(i,j-4*(column-1)) = -2;
    end
    if i > 6*(column-1)
        Rx(i,j-5*(column-1)) = 2;
    end
    if i > 7*(column-1)
        Rx(i,j-6*(column-1)) = -2;
    end
    if i > 8*(column-1)
        Rx(i,j-7*(column-1)) = 2;
    end
    if i > 9*(column-1)
        Rx(i,j-8*(column-1)) = -2;
    end
    if i > 10*(column-1)
        Rx(i,j-9*(column-1)) = 2;
    end
    if i > 11*(column-1)
        Rx(i,j-10*(column-1)) = -2;
    end
    if i > 12*(column-1)
        Rx(i,j-11*(column-1)) = 2;
    end
    if i > 13*(column-1)
        Rx(i,j-12*(column-1)) = -2;
    end
    if i > 14*(column-1)
        Rx(i,j-13*(column-1)) = 2;
    end
    if i > 15*(column-1)
        Rx(i,j-14*(column-1)) = -2;
    end
    if i > 16*(column-1)
        Rx(i,j-15*(column-1)) = 2;
    end
    if i > 17*(column-1)
        Rx(i,j-16*(column-1)) = -2;
    end
    if i > 18*(column-1)
        Rx(i,j-17*(column-1)) = 2;
    end
    if i > 19*(column-1)
        Rx(i,j-18*(column-1)) = -2;
    end
    if i > 20*(column-1)
        Rx(i,j-19*(column-1)) = 2;
    end
    j=j+1;
end

Sx = Rx';

%Ry
j=1;
i=1;
for p = 1:column-1
    for q = 1:column-1
        if q < p && mod(p+q,2) == 1
            Ry(i+p-1,i+q-1) = -2;
        elseif q<p && mod(p+q,2) == 0
            Ry(i+p-1,i+q-1) = 2;
        end
    end
end
for i = column:N
    if (mod(i,j*column-j+1)) == 0
        j=j+1;
        p=1;
        q=1;
        for p = 1:column-1
            for q = 1:column-1
                if q < p && mod(p+q,2) == 1
                    Ry(i+p-1,i+q-1) = -2;
                elseif q<p && mod(p+q,2) == 0
                    Ry(i+p-1,i+q-1) = 2;
                end
            end
        end
    end
end    


%Sy
Sy = Ry';
% A = derivative matrix
A = [Rx zeros(N) zeros(N) zeros(N);
     zeros(N) Sx zeros(N) zeros(N);
     zeros(N) zeros(N) Ry zeros(N);
     zeros(N) zeros(N) zeros(N) Sy];


C11_mat = eye(N) * C(1,1);
C12_mat = eye(N) * C(1,2);
C13_mat = eye(N) * C(1,3);
C14_mat = eye(N) * C(1,4);
C21_mat = eye(N) * C(2,1);
C22_mat = eye(N) * C(2,2);
C23_mat = eye(N) * C(2,3);
C24_mat = eye(N) * C(2,4);
C31_mat = eye(N) * C(3,1);
C32_mat = eye(N) * C(3,2);
C33_mat = eye(N) * C(3,3);
C34_mat = eye(N) * C(3,4);
C41_mat = eye(N) * C(4,1);
C42_mat = eye(N) * C(4,2);
C43_mat = eye(N) * C(4,3);
C44_mat = eye(N) * C(4,4);
    
% C = Coupling Matrix
C = [C11_mat C12_mat C13_mat C14_mat; C21_mat C22_mat C23_mat C24_mat; C31_mat C32_mat C33_mat C34_mat; C41_mat C42_mat C43_mat C44_mat];

% Compute the eigenvalues and eigenvectors of the coupled-wave equations
[V, D] = eig(0.5*C + (1i/del_x)*A);

for i = 1:length(V)
    matrixRx = sprintf('Rx_%d', i); % Create a matrix name based on the loop index
    eval([matrixRx ' = [reshape(V(1:length(V)/4,i),[row-1,column-1])]']);
    %eval([matrixName ' = [zeros(size(matrixName,1),1), matrixName]']);

    %Rx = reshape(V(1:size(V(:,1))/4,1),[row,column-1]);
    %Rx = [zeros(size(Rx,1),1), Rx];

    matrixSx = sprintf('Sx_%d', i); % Create a matrix name based on the loop index
    eval([matrixSx ' = [reshape(V(length(V)/4+1:2*length(V)/4,i),[row-1,column-1])]']);

    matrixRy = sprintf('Ry_%d', i); % Create a matrix name based on the loop index
    eval([matrixRy ' = [reshape(V(2*length(V)/4+1:3*length(V)/4,i),[row-1,column-1])]']);

    matrixSy = sprintf('Sy_%d', i); % Create a matrix name based on the loop index
    eval([matrixSy ' = [reshape(V(3*length(V)/4+1:4*length(V)/4,i),[row-1,column-1])]']);

%     figure(i) 
%     imagesc(abs(matrixRx).^2 + abs(matrixSx).^2 + abs(matrixRy).^2 + abs(matrixSy).^2)
end



% Print the eigenvalues and eigenvectors
%fprintf('Eigenvalues:\n');
%disp(diag(D));
%fprintf('Eigenvectors:\n');
%disp(V);
delta_L = L*real(2*diag(D));
alpha_L = L*imag(2*diag(D));

figure(5)
plot(delta_L,alpha_L,'ro',MarkerSize=12,LineWidth=4)
%title('Q factor for different in pane index','FontSize',28)
ylabel('alpha*L','FontSize',28)
xlabel('delta*L','FontSize',28)
set(gca,'linewidth',3)
set(gca,'fontsize',32)
grid on
xlim([-10 10])
ylim([0 4.9])

figure(6)
imagesc(abs(Rx_706)^2 + abs(Sx_706)^2 + abs(Ry_706)^2 + abs(Sy_706)^2)

figure(7)
imagesc(abs(Rx_640)^2 + abs(Sx_640)^2 + abs(Ry_640)^2 + abs(Sy_640)^2)

figure(8)
imagesc(abs(Rx_150)^2 + abs(Sx_150)^2 + abs(Ry_150)^2 + abs(Sy_150)^2)

figure(9)
imagesc(abs(Rx_650)^2 + abs(Sx_650)^2 + abs(Ry_650)^2 + abs(Sy_650)^2)

%%
function [out1] = zeta_C_jmnrs(p, q, r, s, m, n, B0, k0, eps3, z3, theta3_norm, fG)

% for 2D coupling coefficient
    Bzmn = sqrt((m^2+n^2)*B0^2-k0^2*eps3); %eps of PC 
    theta3_n_sum = 0.5*1e-9*sum(abs(theta3_norm).^2);
    
    v_p10 = -(1/eps3)*fG(abs(m-1)+1,abs(n-0)+1)*theta3_n_sum;
    v_n10 = -(1/eps3)*fG(abs(m+1)+1,abs(n-0)+1)*theta3_n_sum;
    v_0p1 = -(1/eps3)*fG(abs(m-0)+1,abs(n-1)+1)*theta3_n_sum;
    v_0n1 = -(1/eps3)*fG(abs(m-0)+1,abs(n+1)+1)*theta3_n_sum;
    
    k=1;
    for i=1:length(z3)
        for j = 1:length(z3)
            if i == j
                G_zz(k) = 1/(2*Bzmn);
            else G_zz(k) = (1/(2*Bzmn))*exp(-Bzmn*abs(z3(i)-z3(j)));
            end
    
            mu(k) = G_zz(k)*theta3_norm(j)*theta3_norm(i)';
    
            k=k+1;
        end
    end
    
    mu_p10 = k0^2*fG(abs(m-1)+1,abs(n-0)+1)*sum(mu)*0.5*1e-9;
    mu_n10 = k0^2*fG(abs(m+1)+1,abs(n-0)+1)*sum(mu)*0.5*1e-9;
    mu_0p1 = k0^2*fG(abs(m-0)+1,abs(n-1)+1)*sum(mu)*0.5*1e-9;
    mu_0n1 = k0^2*fG(abs(m-0)+1,abs(n+1)+1)*sum(mu)*0.5*1e-9;
    
    MU_V = [-m*mu_p10 -m*mu_n10 n*mu_0p1 n*mu_0n1; n*v_p10 n*v_n10 m*v_0p1 m*v_0n1];
    MN = [n m; -m n];
    C_xy = (1/(m^2+n^2))*MN*MU_V;
    
    cx_p10 = C_xy(1,1);
    cx_n10 = C_xy(1,2);
    cx_0p1 = C_xy(1,3);
    cx_0n1 = C_xy(1,4);
    cy_p10 = C_xy(2,1);
    cy_n10 = C_xy(2,2);
    cy_0p1 = C_xy(2,3);
    cy_0n1 = C_xy(2,4);
    
    cx_p10_fG = fG(abs(p-m)+1,abs(q-n)+1)*cx_p10;
    cx_n10_fG = fG(abs(p-m)+1,abs(q-n)+1)*cx_n10;
    cx_0p1_fG = fG(abs(p-m)+1,abs(q-n)+1)*cx_0p1;
    cx_0n1_fG = fG(abs(p-m)+1,abs(q-n)+1)*cx_0n1;
    cy_p10_fG = fG(abs(p-m)+1,abs(q-n)+1)*cy_p10;
    cy_n10_fG = fG(abs(p-m)+1,abs(q-n)+1)*cy_n10;
    cy_0p1_fG = fG(abs(p-m)+1,abs(q-n)+1)*cy_0p1;
    cy_0n1_fG = fG(abs(p-m)+1,abs(q-n)+1)*cy_0n1;
    if q == 0 && r == 1 && s == 0
        out1 = cy_p10_fG;
    elseif q == 0 && r == -1 && s == 0
        out1 = cy_n10_fG;
    elseif q == 0 && r == 0 && s == 1
        out1 = cy_0p1_fG;
    elseif q == 0 && r == 0 && s == -1
        out1 = cy_0n1_fG;
    elseif p == 0 && r == 1 && s == 0
        out1 = cx_p10_fG;
    elseif p == 0 && r == -1 && s == 0
        out1 = cx_n10_fG;
    elseif p == 0 && r == 0 && s == 1
        out1 = cx_0p1_fG;
    elseif p == 0 && r == 0 && s == -1
        out1 = cx_0n1_fG;
    end
end
